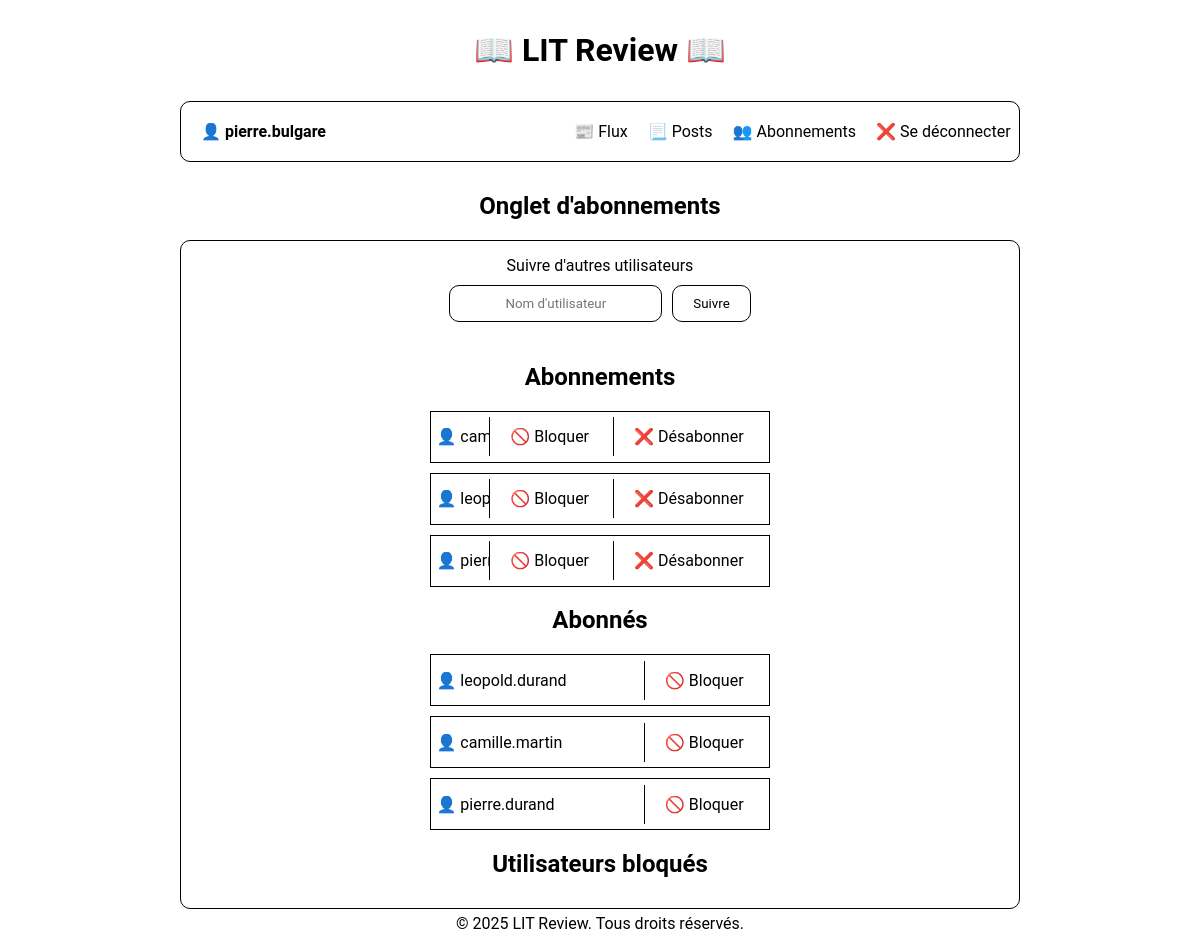
Page /follows/ (signed in) on the committed database.
### website/models.py (models this page shows)
class Profile(models.Model):
    user = models.OneToOneField(
        User, on_delete=models.CASCADE, related_name='profile'
        )
    follows = models.ManyToManyField(
        'self', symmetrical=False, related_name='followed_by', blank=True
        )
    blocked = models.ManyToManyField(
        'self', symmetrical=False, related_name='blocked_by', blank=True
        )
    def __str__(self):
        return self.user.username

### website/views.py (the view)
# urls.py: path('follows/', website.views.follows, name='follows'),
@login_required
@clear_messages
def follows(request: HttpRequest):
    following = request.user.profile.follows.all()
    followers = request.user.profile.followed_by.all()
    blocked_users = request.user.profile.blocked.all()
    if request.method == "POST":
        form = forms.FollowUserForm(request.POST)
        if form.is_valid():
            username = form.cleaned_data["username"]
            def action():
                if not User.objects.filter(username=username).exists():
                    raise ValueError("Cet utilisateur n'existe pas !")
                elif request.user.username == username:
                    raise ValueError(
                        "Vous ne pouvez pas vous suivre vous-même !"
                        )
                user_to_follow = User.objects.get(username=username)
                if user_to_follow.profile in following:
                    raise ValueError("Vous suivez déjà cet utilisateur !")
                else:
                    request.user.profile.follows.add(user_to_follow.profile)
            return handle_action(
                request,
                action,
                "Utilisateur suivi avec succès !",
                "Erreur lors du suivi de l'utilisateur.",
                redirect_url="follows"
            )
    else:
        form = forms.FollowUserForm()
    return render(
        request,
        "website/follows.html",
        context={
            "form": form,
            "following": following,
            "followers": followers,
            "blocked_users": blocked_users
        }
    )

### website/forms.py
class FollowUserForm(forms.Form):
    username = forms.CharField(
        max_length=30,
        widget=forms.TextInput(
            attrs={
                "id": "search-username",
                "placeholder": "Nom d'utilisateur",
                "autocomplete": "off"
            }
        )
    )
    def __init__(self, *args, **kwargs):
        super().__init__(*args, **kwargs)
        for field_name, field in self.fields.items():
            field.label = ""

### website/functions.py (called while the page is built)
def delete_messages(request: HttpRequest):
    storage = messages.get_messages(request)
    for _ in storage:
        pass

def clear_messages(view_func):
    @wraps(view_func)
    def wrapper(request, *args, **kwargs):
        delete_messages(request)
        return view_func(request, *args, **kwargs)
    return wrapper

### website/templates/website/follows.html (shortened to what this page needs)
{% extends "base.html" %}
{% block page_name %}Onglet d'abonnements{% endblock page_name %}
{% block main_content %}
<div>
    <p>Suivre d'autres utilisateurs</p>
    <form method="post" class="follow-form">
        {{ form.as_p }}
        <button type="submit" class="button follow-button">Suivre</button>
    </form>
    <h2>Abonnements</h2>
    <div class="follows-list">
        {% for user in following %}
            {%if user not in blocked_users %}
                <div>👤 {{ user }}
                    <p class="follows-options">
                        <a href="../block/user_{{ user.user_id }}/" class="button" title="Bloquer l'utilisateur">🚫 Bloquer</a>
                        <a href="../unfollow/user_{{ user.user_id }}/" class="button" title="Se désabonner">❌ Désabonner</a>
                    </p>
                </div>
            {% endif %}
        {% endfor %}
    </div>
    <h2>Abonnés</h2>
    <div class="follows-list">
        {% for follower in followers %}
            {%if follower not in blocked_users %}
                <div>👤 {{ follower }}
                    <p class="follows-options">
                        <a href="../block/user_{{ user.user_id }}/" class="button" title="Bloquer l'utilisateur">🚫 Bloquer</a>
                </div>
            {% endif %}
        {% endfor %}
    </div>
    <h2>Utilisateurs bloqués</h2>
{% endblock main_content %}

### templates/base.html (shortened to what this page needs)
{% load static %}
<html lang="fr">
    <head>
        <link rel="stylesheet" href="{% static 'styles.css' %}">
    </head>
    <body>
        {% block header %}
        <header>
            <h1>📖 LIT Review 📖</h1>
            <div class="header_content">
                {% if user.is_authenticated %}
                <span class="bold-element">👤 {{ user.username }}</span>
                {% endif %}
                <nav aria-label="Menu principal">
                    <ul>
                        {% if user.is_authenticated %}
                            <li><a href="{% url 'flux' %}" title="Afficher votre flux">📰 Flux</a></li>
                            <li><a href="{% url 'posts' %}" title="Afficher vos posts">📃 Posts</a></li>
                            <li><a href="{% url 'follows' %}" title="Afficher vos abonnements">👥 Abonnements</a></li>
                            <li><a href="{% url 'logout' %}" title="Déconnexion">❌ Se déconnecter</a></li>
                        {% else %}
                            <li><a href="{% url 'login' %}" title="Connexion">🔑 Se connecter</a></li>
                        {% endif %}
                    </ul>
                </nav>
            </div>
            <h2>{% block page_name %}{% endblock page_name %}</h2>
        </header>
        {% endblock header %}
        {% block main %}
        <main>
            {% block main_content %}{% endblock main_content %}
        </main>
        {% endblock main %}
        {% block footer %}
        <footer><p>&copy; 2025 LIT Review. Tous droits réservés.</p></footer>
        {% endblock footer %}
    </body>
</html>

### static/styles.css (style rules this page uses)
:root { --main-border: 1px solid black; --border-radius: 10px; --padding: 10px; }
* { font-family: 'Roboto', sans-serif; color: black; }
body { list-style: none; width: 70%; margin: 10px auto; }
a { text-decoration: none; }
p { margin: 0; padding: 5px 0; }
h1 { text-align: center; }
h2 { text-align: center; }
header { display: flex; flex-direction: column; gap: 10px; }
footer { text-align: center; }
.header_content { display: flex; justify-content: space-between; align-items: center; padding: 20px; border: var(--main-border); border-radius: var(--border-radius); position: relative; }
main { display: flex; justify-content: space-evenly; border: var(--main-border); padding: var(--padding); border-radius: var(--border-radius); }
main > div { display: flex; flex-direction: column; justify-content: center; align-items: center; width: 100%; }
form { display: flex; flex-direction: column; gap: 10px; width: 50%; }
.button { border: var(--main-border); border-radius: var(--border-radius); padding: 10px 20px; cursor: pointer; background-color: white; }
input, textarea { border: var(--main-border); border-radius: var(--border-radius); padding: 10px; text-align: center; width: 100%; }
nav { display: flex; align-items: center; position: absolute; right: 1%; }
ul { display: flex; flex-direction: row; gap: 20px; list-style: none; }
li { cursor: pointer; }
.bold-element { font-weight: bold; }
.follow-form { display: flex !important; flex-direction: row; justify-content: center; align-items: center; gap: 10px; }
.follows-list { display: flex; flex-direction: column; align-items: center; width: 100%; gap: 10px; }
.follows-list div { display: flex; align-items: center; border: var(--main-border); padding: 5px; width: 40%; height: 40px; position: relative; }
.follows-options { position: absolute; right: 5px; }
.follows-options a { border-left: var(--main-border); border-radius: 0; border: none; border-left: 1px solid black; }

### rows in the picture
Profile: user.username "camille.martin"
Profile: user.username "leopold.durand"
Profile: user.username "pierre.durand"

### other values in the picture
{{ user.username }} "pierre.bulgare"
